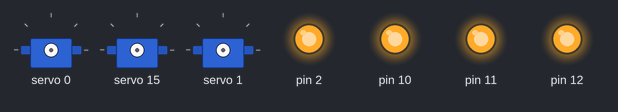
The sketch below on a simulated Arduino Uno, built with avr-gcc and run on an emulated ATmega328P. Parts: 3 × servo, output pins drawn as LEDs (lit = HIGH). At 32.6 s the program stops and its outputs stay as they are.

Above: at 0.1 s.
At 6.5 s:
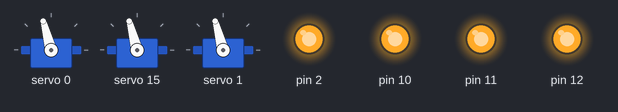
At 10.76 s:
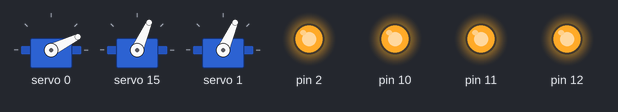
At 15.1 s:
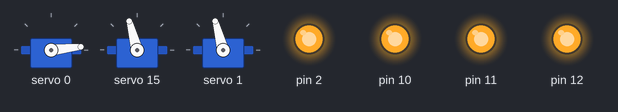
At 23.9 s:
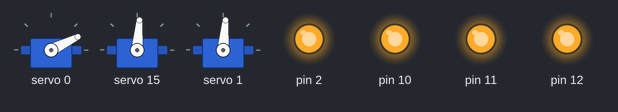
At 32.6 s:
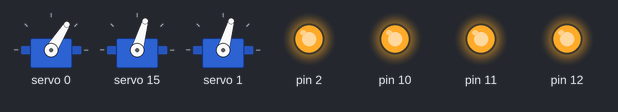
Timing chart, 0 to 34.1 s (numbered marks = the images above):
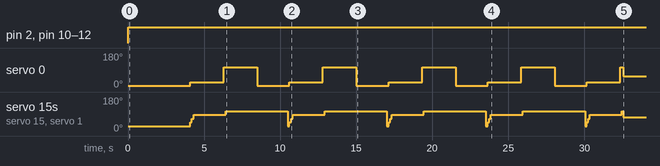

Measured:
- by itself, pin 2, pin 10–12: LOW → HIGH at 0.00 s
- by itself, servo 0: 6° → 26° at 4.1 s, → 105° 2.2 s later, → 6° 2.2 s later, → 26° 2.1 s later, … (15 changes in this stretch)

The sketch:

pennywise_demo.ino
```cpp
#include <Wire.h>
#include <Adafruit_PWMServoDriver.h>

Adafruit_PWMServoDriver pwm = Adafruit_PWMServoDriver();

uint8_t servonum = 0;
uint8_t eyecounter = 0;
uint8_t headcounter = 0;

#define EYE_SERVO_MIN 200
#define EYE_SERVO_MAX 400

void setup() {
  pinMode(2, OUTPUT);
  pinMode(10, OUTPUT);
  pinMode(11, OUTPUT);
  pinMode(12, OUTPUT);

  Serial.begin(9600);
  pwm.begin();
  pwm.setPWMFreq(60);
}

void loop() {
  for( int loopcounter = 0; loopcounter <= 1; loopcounter++ ) {
    // EYES CENTER = ~320
    // EYES move right to left (viewer perspective)
    // LEFT EYE = I2C 15
    // RIGHT EYE = I2C 1
    // HEAD = I2C 0

//    for( int angle = 0; angle < 181; angle++ ){
//      angleToPulse(angle);
//      pwm.setPWM(15, 0, angleToPulse(90));
//    }
    digitalWrite(2, HIGH);
    digitalWrite(10, HIGH);
    digitalWrite(11, HIGH);
    digitalWrite(12, HIGH);

    for(eyecounter; eyecounter <= 4; eyecounter++){
      delay(2000);
      pwm.setPWM(0, 250, 400);
      delay(2000);
        pwm.setPWM(15, 0, 200);
        pwm.setPWM(1, 0, 200);
        delay(100);
        pwm.setPWM(15, 0, 250);
        pwm.setPWM(1, 0, 250);
      pwm.setPWM(0, 0, 200);
        delay(100);
        pwm.setPWM(15, 0, 300);
        pwm.setPWM(1, 0, 300);
        delay(100);
        pwm.setPWM(15, 0, 350);
        pwm.setPWM(1, 0, 350);
        delay(2000);
      pwm.setPWM(0, 0, 400);
        delay(100);
        pwm.setPWM(15, 0, 400);
        pwm.setPWM(1, 0, 400);
        delay(100);
    }
  }
  //angleToPulse(0);
  pwm.setPWM(0, 0, 280);
  pwm.setPWM(15, 0, 320);
  pwm.setPWM(1, 0, 320);
  exit(0);
}

int angleToPulse(int ang){
  int pulse = map(ang, 0, 180, EYE_SERVO_MIN, EYE_SERVO_MAX);
  return(pulse);
}
```
